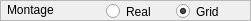
     <widget class="QFrame" name="frame_montage">
      <property name="geometry">
       <rect>
        <x>20</x>
        <y>419</y>
        <width>251</width>
        <height>21</height>
       </rect>
      </property>
      <property name="frameShape">
       <enum>QFrame::StyledPanel</enum>
      </property>
      <property name="frameShadow">
       <enum>QFrame::Raised</enum>
      </property>
      <widget class="QRadioButton" name="radioButtonRealDistances">
       <property name="geometry">
        <rect>
         <x>106</x>
         <y>0</y>
         <width>61</width>
         <height>23</height>
        </rect>
       </property>
       <property name="text">
        <string>Real</string>
       </property>
      </widget>
      <widget class="QLabel" name="label_10">
       <property name="geometry">
        <rect>
         <x>7</x>
         <y>0</y>
         <width>71</width>
         <height>20</height>
        </rect>
       </property>
       <property name="text">
        <string>Montage</string>
       </property>
      </widget>
      <widget class="QRadioButton" name="radioButtonGrid">
       <property name="geometry">
        <rect>
         <x>176</x>
         <y>0</y>
         <width>61</width>
         <height>23</height>
        </rect>
       </property>
       <property name="text">
        <string>Grid</string>
       </property>
       <property name="checked">
        <bool>true</bool>
       </property>
      </widget>
     </widget>
